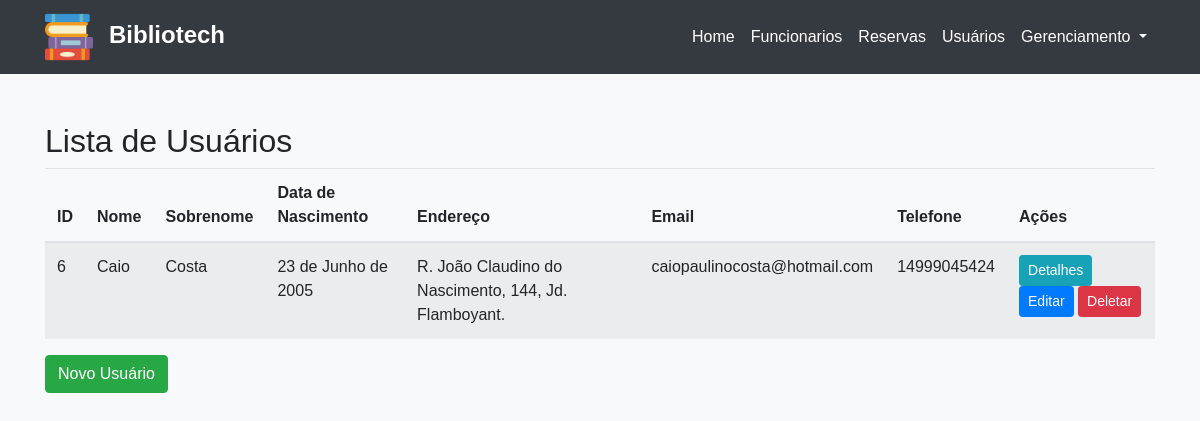
Screenshot of /usuarios/ with the database file from the repository.
### appmodelo/models.py (models this page shows, shortened)
class Usuario(models.Model):
    nome = models.CharField(max_length=25)
    sobrenome = models.CharField(max_length=70)
    data_nascimento = models.DateField()
    endereco = models.TextField(max_length=250)
    email = models.EmailField(max_length=254)
    telefone = models.CharField(max_length=20)

### appmodelo/views/UsuarioViews.py (the view)
# urls.py: path('usuarios/', lista_usuarios, name='lista_usuarios'),
def lista_usuarios(request):
    usuarios = Usuario.objects.all()
    return render(request, 'lista_usuarios.html', {'usuarios': usuarios})

### appmodelo/templates/lista_usuarios.html
{% extends 'Header.html' %} {% block content %}
<h2>Lista de Usuários</h2>
<table class="table table-striped">
  <thead>
    <tr>
      <th>ID</th>
      <th>Nome</th>
      <th>Sobrenome</th>
      <th>Data de Nascimento</th>
      <th>Endereço</th>
      <th>Email</th>
      <th>Telefone</th>
      <th>Ações</th>
    </tr>
  </thead>
  <tbody>
    {% for usuario in usuarios %}
    <tr>
      <td>{{ usuario.id }}</td>
      <td>{{ usuario.nome }}</td>
      <td>{{ usuario.sobrenome }}</td>
      <td>{{ usuario.data_nascimento }}</td>
      <td>{{ usuario.endereco }}</td>
      <td>{{ usuario.email }}</td>
      <td>{{ usuario.telefone }}</td>
      <td>
        <a
          href="{% url 'detalhes_usuario' usuario.id %}"
          class="btn btn-info btn-sm"
          >Detalhes</a
        >
        <a
          href="{% url 'editar_usuario' usuario.id %}"
          class="btn btn-primary btn-sm"
          >Editar</a
        >
        <a
          href="{% url 'deletar_usuario' usuario.id %}"
          class="btn btn-danger btn-sm"
          >Deletar</a
        >
      </td>
    </tr>
    {% endfor %}
  </tbody>
</table>
<a href="{% url 'novo_usuario' %}" class="btn btn-success">Novo Usuário</a>
{% endblock %}

### appmodelo/static/css/style.css (style rules this page uses)
body { background-color: #f8f9fa; font-family: Arial, sans-serif; }

### rows the page displays
Usuario: id "6", nome "Caio", sobrenome "Costa", data_nascimento "23 de Junho de 2005", endereco "R. João Claudino do Nascimento, 144, Jd. Flamboyant.", email "caiopaulinocosta@hotmail.com", telefone "14999045424"
